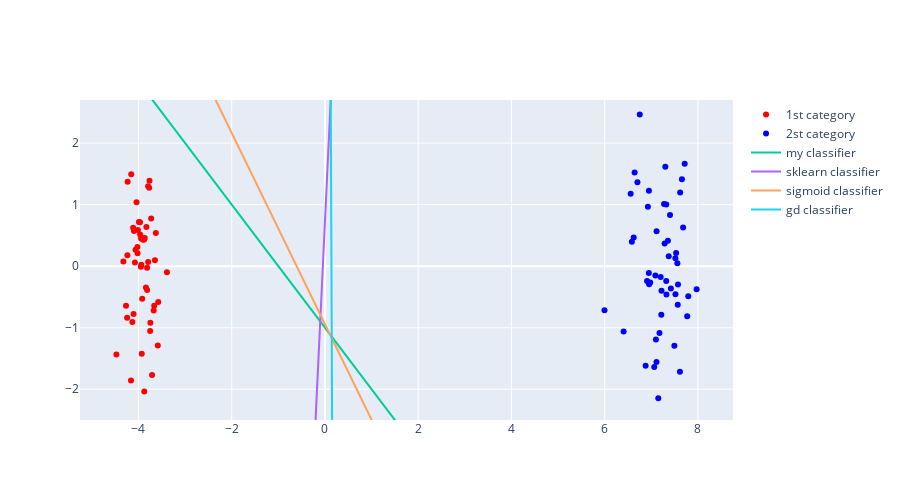

Notebook code for this chart:
### Code cell
fig = go.Figure()
fig.add_trace(go.Scatter(x = category0['X1'], y = category0['X2'], name = '1st category', mode = 'markers', marker=dict(
        color='red',
    )))
fig.add_trace(go.Scatter(x = category1['X1'], y = category1['X2'], name = '2st category', mode = 'markers', marker=dict(
        color='blue',
    )))
fig.add_trace(go.Scatter(x = df['X1'], y = m*df['X1'] + b, mode = 'lines', name='my classifier'))
fig.add_trace(go.Scatter(x = df['X1'], y = model_m*df['X1'] + model_b, mode = 'lines', name='sklearn classifier'))
fig.add_trace(go.Scatter(x = df['X1'], y = sigma_m*df['X1'] + sigma_b, mode = 'lines', name='sigmoid classifier'))
fig.add_trace(go.Scatter(x = df['X1'], y = gd_m*df['X1'] + gd_b, mode = 'lines', name='gd classifier'))
fig.update_layout(width= 900, height= 500)

fig.update_yaxes(range=[-2.5, 2.7])

fig.show()
